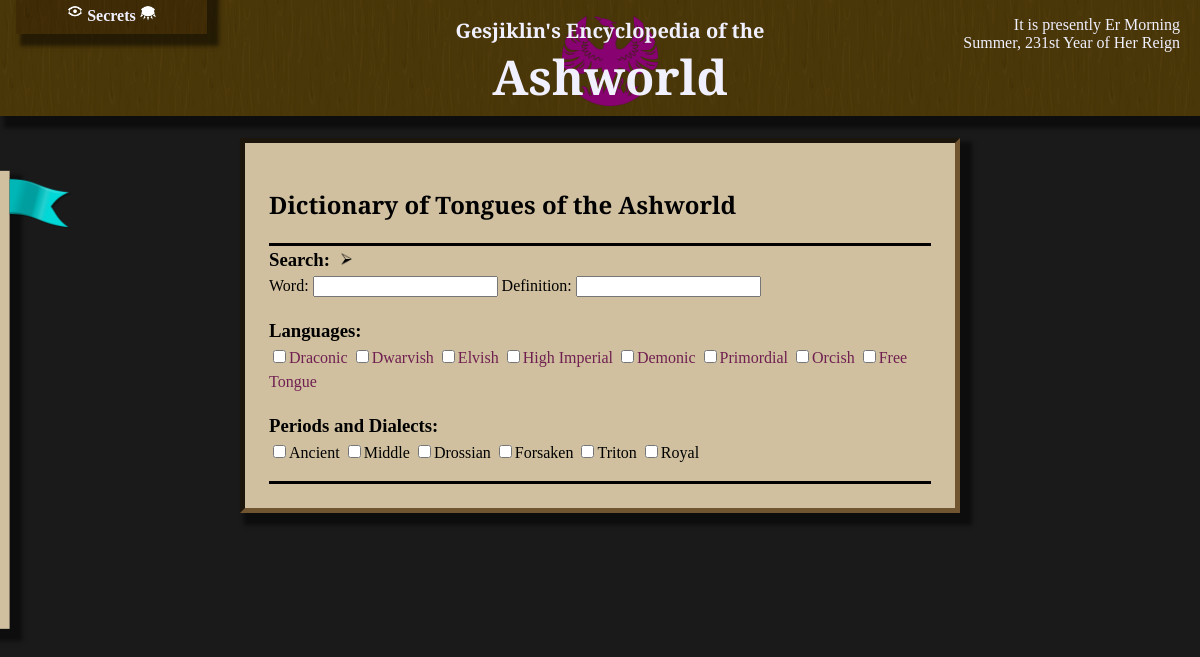
Page /dictionary/ on the committed database.
### dictionary/models.py (models this page shows)
class Language(models.Model):
    name = models.CharField(max_length=64, primary_key=True)
    page = models.ForeignKey(InfoPage, null=True, blank=True, on_delete=models.SET_NULL)
    def __str__(self):
        return self.name

class LanguageVariant(models.Model):
    name = models.CharField(max_length=64, primary_key=True)
    page = models.ForeignKey(InfoPage, null=True, blank=True, on_delete=models.SET_NULL)
    def __str__(self):
        return self.name

### dictionary/views.py (the view)
# urls.py: path('', views.index, name='dictionary'),
def index(request):
	entries = Entry.objects.all()
	entries = filter_checked(Language, request.GET, entries, "language")
	entries = filter_checked(LanguageVariant, request.GET, entries, "variant")
	bad_terms = []
	word = 'word' in request.GET and request.GET['word']
	definition = 'definition' in request.GET and request.GET['definition']
	if word:
		entries = search(entries, request.GET['word'].split(' '), 'word', 'word', bad_terms)
	if definition:
		entries = search(entries, request.GET['definition'].split(' '), 'definition', 'word', bad_terms)
	if bad_terms or len(entries) == len(Entry.objects.all()):
		entries = []
	else:
		entries = entries.order_by('word')
	context = {
		'entries' : entries,
		'languages' : Language.objects.all(),
		'variants' : LanguageVariant.objects.all(),
	}
	context.update(base_context(request))
	context.update(request.GET) # enable refilling the form
	return render(request, 'dictionary/index.html', context)

### util.py (called while the page is built)
def filter_checked(model, get, objects, field):
    selected = model.objects.filter(name__in = (i for i in get if get[i]=='True'))
    if selected:
        return objects.filter(**{field + "__in":selected})
    return objects

### wiki/views.py (called while the page is built)
def pop_popup(request):
	queue = request.session.get('popupforms', [])
	if queue and isinstance(queue, list):
		r = queue.pop(0)
		request.session['popupforms'] = queue
		return r
	else:
		return None

def base_context(request):
	context = {}
	context['show_secrets'] = request.session.get('show_secrets', False)
	context['passwords'] = request.session.get('passwords')
	context['locations'] = MapLocation.objects.all()
	if context['passwords']:
		context['unlocked_secrets'] = list(reduce(lambda x,y : x.union(y), (SecretPassword.objects.get(pk=i).unlocks() for i in context['passwords'])))
	context['popupform'] = pop_popup(request)
	context['terms_str'] = request.GET.get('terms')
	context['terms'] = list(filter(lambda term : not term in ignored_terms, context['terms_str'].split(' ') if context['terms_str'] else []))
	context['show_edit'] = request.get_host() == "127.0.0.1:8000"
	return context

### dictionary/templates/dictionary/index.html (shortened to what this page needs)
{% extends "wiki/index.html" %}
{% load static %}
{% block head %}
    <link rel="stylesheet" href="{% static 'dictionary/style.css' %}"/>
{% endblock %}
{% block content %}
<div class="textbox">
    <h2>Dictionary of Tongues of the Ashworld</h2>
    <form action="{% url 'dictionary' %}" method="get">
        <div>
            <h3 style="display: inline">Search:</h3>
            <button type="sumbit" class="arrowbutton">
                <img src="{% static 'wiki/arrow.png' %}" />
            </button>
        </div>
        <label>Word: </label><input type="text" name="word"/>
        <label>Definition: </label><input type="text" name="definition"/>
        <h3>Languages:</h3>
        {% for language in languages %}
            <input type="checkbox" value="True" name="{{ language.pk }}"/><label><a>{{ language }}</a></label>
        {% endfor %}
        <h3>Periods and Dialects:</h3>
        {% for variant in variants %}
            <input type="checkbox" value="True" name="{{ variant.pk }}"/><label>{{ variant }}</label>
        {% endfor %}
    </form>
</div>
{% endblock %}

### wiki/static/wiki/style.css (style rules this page uses)
body { padding: 0%; margin: 0%; background-image: url("/static/wiki/stone.png"); background-repeat: repeat; background-attachment: fixed; }
body:before { position: fixed; content:""; top:0; left:0; width:100%; height:100%; opacity: 0.985; background-color: #171717; z-index: -10; }
.title h1, h2, .sidebar a, .sidebar form { font-family: 'Cinzel Decorative', cursive; }
.textbox { color: #000000; padding: 24px; border-style: inset; border-color: #705530; border-width: 5px; line-height: 1.5; }
form .arrowbutton { background: transparent; border: none; }
form .arrowbutton img { display: inline; height: 1em; }
a { text-decoration: none; color: #000000; }
.textbox p a, .textbox form a { color: #702050; }
.title, .content .textbox, .sidebar, .passwords { box-shadow: 8px 8px 4px 4px #00000080; }
.sidebar, .textbox { background-color: #d0c0a0; }

### dictionary/static/dictionary/style.css (style rules this page uses)
.textbox form { border-top: 3px solid; border-bottom: 3px solid; padding-bottom: 1em; }
.textbox h3 { margin-bottom: 1px; }

### rows in the picture
Language: name "Draconic"
Language: name "Dwarvish"
Language: name "Elvish"
Language: name "High Imperial"
Language: name "Demonic"
Language: name "Primordial"
Language: name "Orcish"
Language: name "Free Tongue"
LanguageVariant: name "Ancient"
LanguageVariant: name "Middle"
LanguageVariant: name "Drossian"
LanguageVariant: name "Forsaken"
LanguageVariant: name "Triton"
LanguageVariant: name "Royal"
